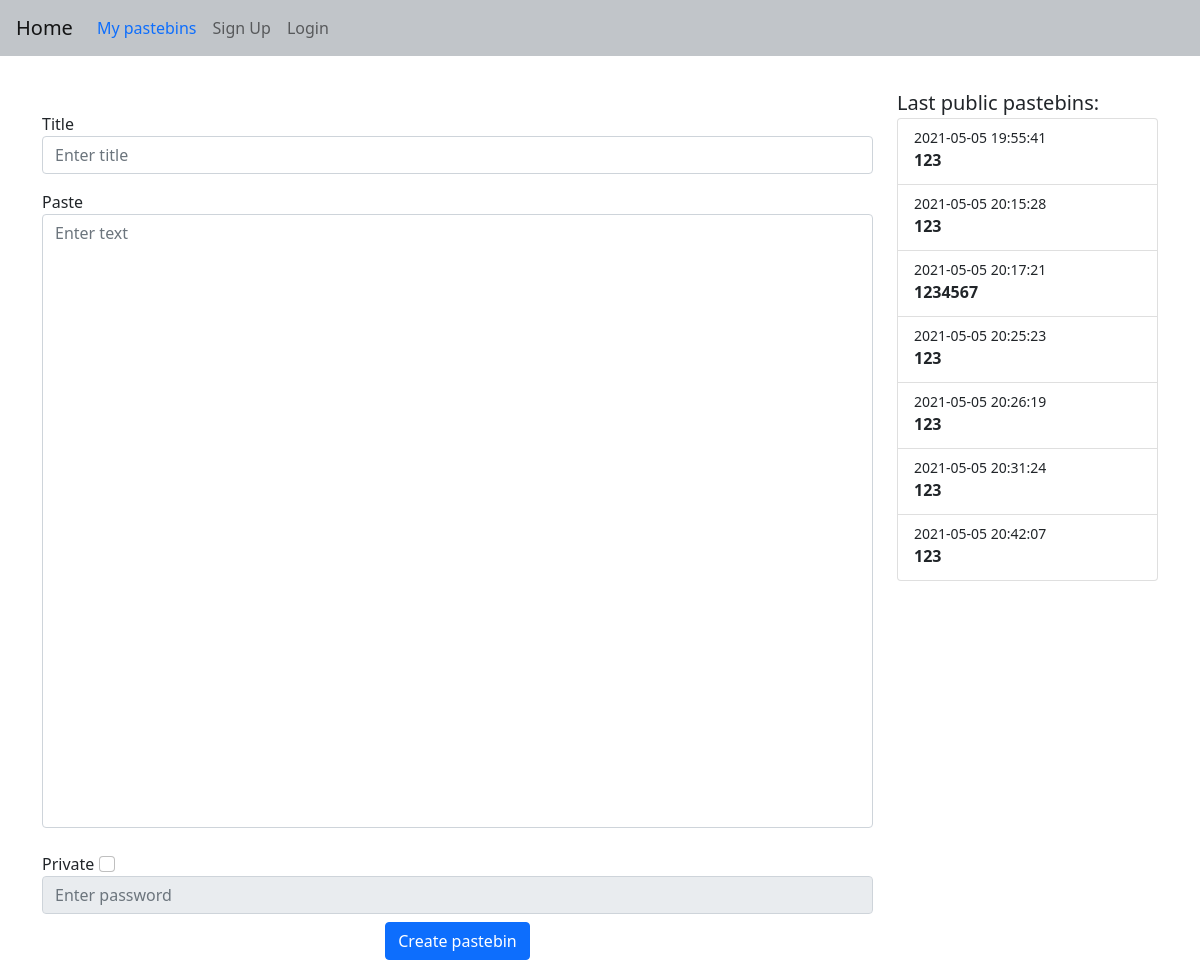
Before: / with the older database file.
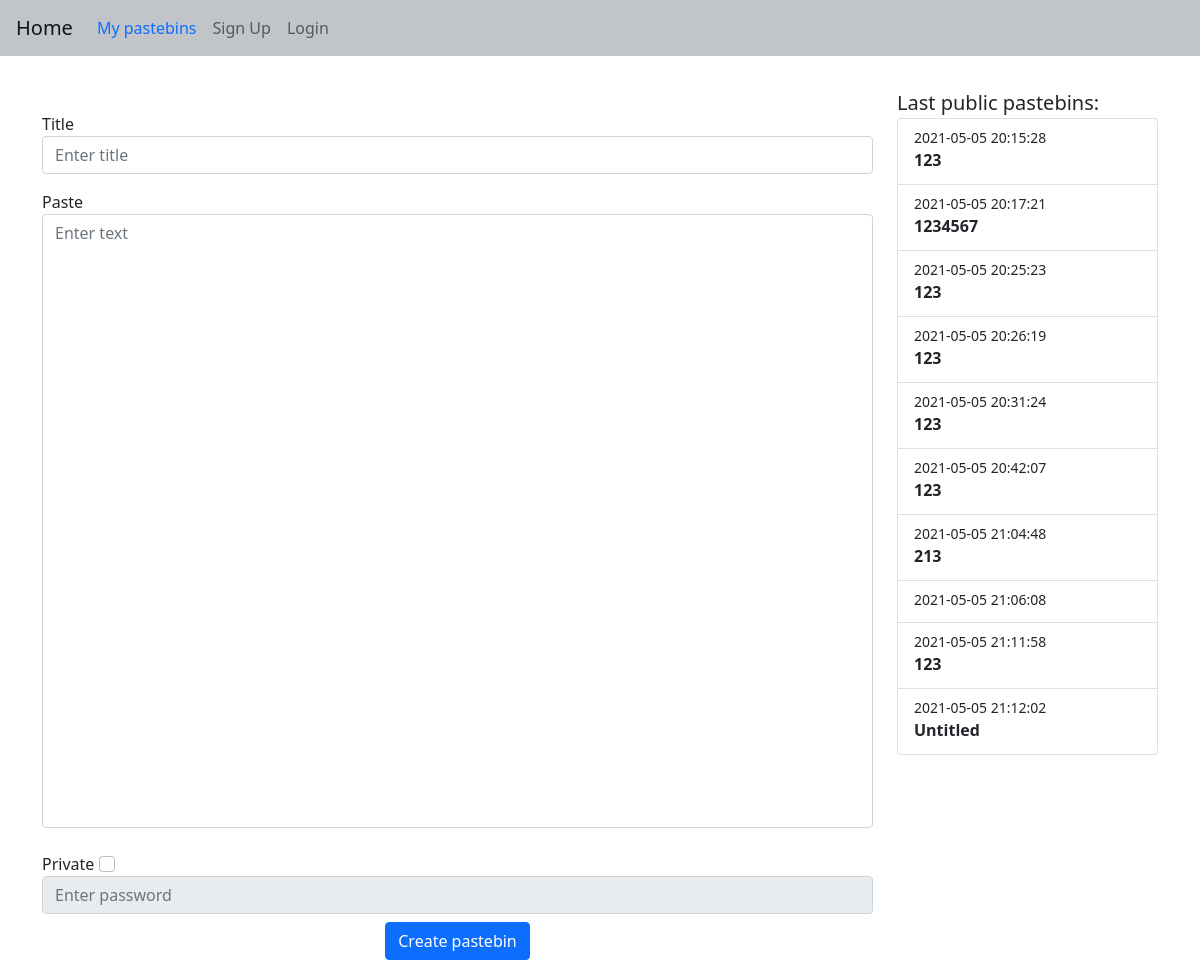
After: the same page with the newer database file.
### web/models.py (models this page shows)
class Pastebin(db.Model):
    id = db.Column(db.Integer, primary_key=True)
    title = db.Column(db.String(150), default="Untitled")
    content = db.Column(db.String(6000000))
    link = db.Column(db.String(150), unique=True)
    date = db.Column(db.DateTime(timezone=True), default=func.now())
    password = db.Column(db.String(150))
    user_id = db.Column(db.Integer, db.ForeignKey("user.id"))

### web/blueprints/views.py (the view, shortened to what this page needs)
@views.route("/", methods=["GET", "POST"])
def home():
   return render_template("home.html", user=current_user, public_pastebins=get_public_pastebins())

### web/blueprints/views.py (called while the page is built)
def get_public_pastebins():
   pastebins = Pastebin.query.filter_by(password=None).all()[-10:]
   return pastebins

### web/templates/home.html (shortened to what this page needs)
{% extends "base.html" %}
{% block content%}
<div class="row">
  <div class="col-9">
    <form method="POST">
      <div class="form-group mt-5">
        <label for="title">Title</label>
        <input type="text" class="form-control" id="title" name="title" placeholder="Enter title" />
      </div>
      <label for="pastebin" class="mt-3">Paste</label>
      <textarea rows="25" style="height:100%" name="pastebin" id="pastebin" class="form-control" placeholder="Enter text"></textarea>
      <br />
      <label for="private">Private</label>
      <input class="form-check-input" type="checkbox" id="private" name="private" value="True">
      <input type="password" class="form-control" id="password" name="password" placeholder="Enter password" disabled/>
      <div align="center">
        <button type="submit" class="btn btn-primary mt-2">Create pastebin</button>
      </div>
    </form>
  </div>
  <div class="col mt-4">
    <label for="list-group" class="lead">Last public pastebins:</label>
    <div class="list-group">
   {% for pastebin in public_pastebins %}
   <a href="{{pastebin.link}}" class="list-group-item list-group-item-action">
    <div class="d-flex w-100 justify-content-between">
      <small>{{ pastebin.date.replace(microsecond=0) }}</small>
    </div>
    <p class="mb-1"><b>{{ pastebin.title if pastebin.title|length < 10 else pastebin.title[:10] + "..."}}</b></p>
  </a>
   {% endfor %}
    </div>
</div>
</div>
{% endblock %}

### web/templates/base.html (shortened to what this page needs)
<!DOCTYPE html>
<html>
    <head>
        <link href="https://cdn.jsdelivr.net/npm/bootstrap@5.0.0-beta3/dist/css/bootstrap.min.css" rel="stylesheet">
        <link rel="stylesheet" type="text/css" href="{{ url_for('static',filename='css/style.css') }}">
    </head>
    <body>
        <nav class="navbar navbar-expand-lg navbar navbar-light">
          <a class="navbar-brand ms-3" href="/">Home</a>
            <div class="collapse navbar-collapse" id="navbar">
                <div class="navbar-nav">
                  <a class="nav-item nav-link text-primary" id="user" href="/user">My pastebins</a>
                  {% if user.is_authenticated %}
                    <a class="nav-item nav-link" id="logout" href="/logout">Logout</a>
                  {% else %}
                    <a class="nav-item nav-link" id="signup" href="/sign-up">Sign Up</a>
                    <a class="nav-item nav-link" id="login" href="/login">Login</a>
                  {% endif %}
                </div>
            </div>
        </nav>
        <div class="container mt-2">{% block content %} {% endblock %}</div>
      </body>
</html>

### web/static/css/style.css (style rules this page uses)
textarea { resize: none; }
.navbar { background-color: #c1c5c9; }

Changed rows visible on the page:
no longer on this page (row unchanged): Pastebin: date.replace "2021-05-05 19:55:41", title "123"
added Pastebin: date.replace "2021-05-05 21:04:48", title "213"
added Pastebin: date.replace "2021-05-05 21:06:08"
added Pastebin: date.replace "2021-05-05 21:11:58", title "123"
added Pastebin: date.replace "2021-05-05 21:12:02", title "Untitled"
